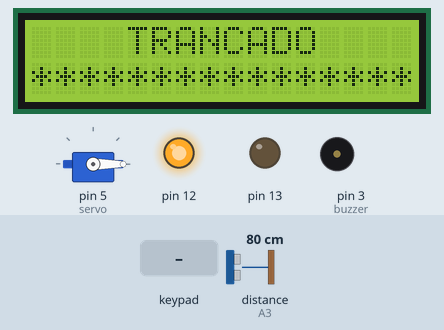
Recording of a sketch running on a simulated Arduino Uno, built with avr-gcc and run on an emulated ATmega328P. Parts: servo, 16×2 character LCD, output pins drawn as LEDs (lit = HIGH), buzzer (waves = sounding). Inputs (shaded band) come from the test bench; at power-on: distance to the obstacle (sensor on A3) 80 cm. The echo pulse lasts 58.3 µs per cm; pins used as bus, display or sensor lines are not drawn.

Above: at 1.2 s.
1.3 s: keypad keys 3 C 6 A 9 B # pressed 0.4 s apart
At 1.7 s:
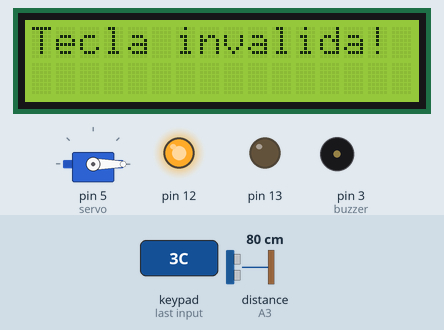
At 5.37 s:
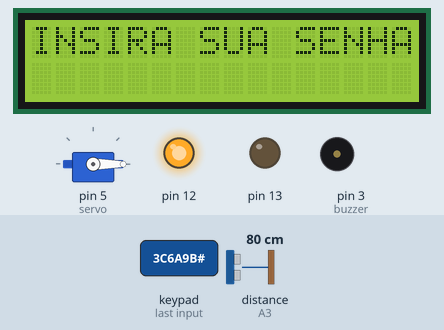
5.6 s: keypad keys 3 C 6 A 9 B pressed 0.4 s apart
At 10.3 s:
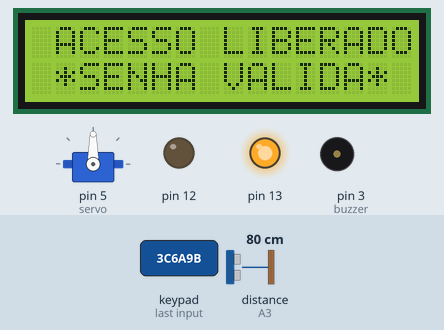
Timing chart, 0 to 11.8 s (numbered marks = the images above; inputs shaded):
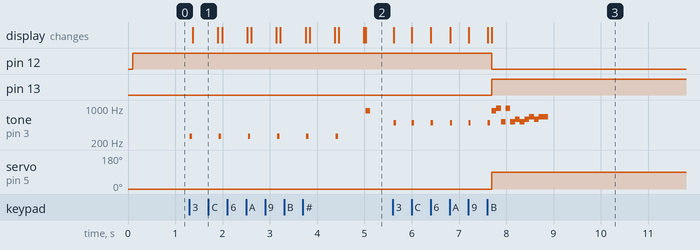

The sketch:

cofre-eletronico.ino
```cpp
#include <Keypad.h>
#include <Wire.h>
#include <LiquidCrystal_I2C.h>
#include <Servo.h>
#define tamanhoSenha 7
#define echoPin A3 //Pino ECHO do sensor no pino analógica A1
#define trigPin A2 //Pino TRIG do sensor no pino analógica A0

#define NOTE_B0  31
#define NOTE_C1  33
#define NOTE_CS1 35
#define NOTE_D1  37
#define NOTE_DS1 39
#define NOTE_E1  41
#define NOTE_F1  44
#define NOTE_FS1 46
#define NOTE_G1  49
#define NOTE_GS1 52
#define NOTE_A1  55
#define NOTE_AS1 58
#define NOTE_B1  62
#define NOTE_C2  65
#define NOTE_CS2 69
#define NOTE_D2  73
#define NOTE_DS2 78
#define NOTE_E2  82
#define NOTE_F2  87
#define NOTE_FS2 93
#define NOTE_G2  98
#define NOTE_GS2 104
#define NOTE_A2  110
#define NOTE_AS2 117
#define NOTE_B2  123
#define NOTE_C3  131
#define NOTE_CS3 139
#define NOTE_D3  147
#define NOTE_DS3 156
#define NOTE_E3  165
#define NOTE_F3  175
#define NOTE_FS3 185
#define NOTE_G3  196
#define NOTE_GS3 208
#define NOTE_A3  220
#define NOTE_AS3 233
#define NOTE_B3  247
#define NOTE_C4  262
#define NOTE_CS4 277
#define NOTE_D4  294
#define NOTE_DS4 311
#define NOTE_E4  330
#define NOTE_F4  349
#define NOTE_FS4 370
#define NOTE_G4  392
#define NOTE_GS4 415
#define NOTE_A4  440
#define NOTE_AS4 466
#define NOTE_B4  494
#define NOTE_C5  523
#define NOTE_CS5 554
#define NOTE_D5  587
#define NOTE_DS5 622
#define NOTE_E5  659
#define NOTE_F5  698
#define NOTE_FS5 740
#define NOTE_G5  784
#define NOTE_GS5 831
#define NOTE_A5  880
#define NOTE_AS5 932
#define NOTE_B5  988
#define NOTE_C6  1047
#define NOTE_CS6 1109
#define NOTE_D6  1175
#define NOTE_DS6 1245
#define NOTE_E6  1319
#define NOTE_F6  1397
#define NOTE_FS6 1480
#define NOTE_G6  1568
#define NOTE_GS6 1661
#define NOTE_A6  1760
#define NOTE_AS6 1865
#define NOTE_B6  1976
#define NOTE_C7  2093
#define NOTE_CS7 2217
#define NOTE_D7  2349
#define NOTE_DS7 2489
#define NOTE_E7  2637
#define NOTE_F7  2794
#define NOTE_FS7 2960
#define NOTE_G7  3136
#define NOTE_GS7 3322
#define NOTE_A7  3520
#define NOTE_AS7 3729
#define NOTE_B7  3951
#define NOTE_C8  4186
#define NOTE_CS8 4435
#define NOTE_D8  4699
#define NOTE_DS8 4978

#define col 16
#define lin  2
#define ende 0x27
LiquidCrystal_I2C lcd(ende,col,lin);
//LiquidCrystal_I2C lcd(0x20,16,2);

const byte ROWS = 4; //4 linhas
const byte COLS = 4; //4 colunas
char keys[ROWS][COLS] = {
  {'1','2','3','A'},
  {'4','5','6','B'},
  {'7','8','9','C'},
  {'*','0','#','D'}
};
byte rowPins[ROWS] = {9, 8, 7, 6};
byte colPins[COLS] = {A0, A1, 11, 10};

Keypad keypad = Keypad( makeKeymap(keys), rowPins, colPins, ROWS, COLS);
Servo servo;

char senhaDigitada[tamanhoSenha];
char senha[tamanhoSenha] = "3C6A9B";
byte contador = 0;
int buzzer = 3;
byte controle = 0;
long duracao;
long HR_dist=0;
int minimumRange=1;
int maximumRange=200;

void setup()
{
  pinMode(buzzer,OUTPUT);
  pinMode(13, OUTPUT);
  pinMode(12, OUTPUT);
  servo.attach(5);
  servo.write(0);
  lcd.init();    // configura LCD de 16 colunas de 2 linhas
  lcd.backlight();
  lcd.clear();
  lcd.setCursor(0, 0);
  displayInicial();

  pinMode(trigPin, OUTPUT); //define o pino TRIG como saída
  pinMode(echoPin, INPUT); //define o pino ECHO como entrada
}

void loop()
{

  char teclaDigitada = keypad.getKey();

  digitalWrite(12, HIGH);

  if (teclaDigitada) {
    if (teclaDigitada != '#') {
      tone(buzzer,262);
      delay(50);
      noTone(buzzer);

      lcd.clear();
      lcd.print("Tecla invalida!");
      delay(500);
      lcd.clear();
      displayInicial();
    }

    if (teclaDigitada == '#') {
      controle = 1;
      lcd.clear();
      lcd.print("INSIRA SUA SENHA");
      lcd.setCursor(0, 1);

      tone(buzzer,NOTE_A5);
      delay(100);
      noTone(buzzer);

      while (controle == 1) {
        inserirSenha();
      }
    }
  }
}

void inserirSenha() {

  char teclaDigitada = keypad.getKey();

  if (teclaDigitada) {
    if (contador == 0) {
      lcd.clear();
      lcd.print("INSIRA SUA SENHA");
      lcd.setCursor(0, 1);
    }

    if(teclaDigitada == '#'){
      lcd.clear();
      lcd.print("Tecla invalida!");
      delay(500);
      lcd.clear();
      lcd.print("INSIRA SUA SENHA");
      lcd.setCursor(0, 1);

      for (int i = 0; i < contador; i++) {
        lcd.print("*");
      }
    }
    else if(teclaDigitada == 'D') {
      apagarTecla();
      tone(buzzer,262);
      delay(50);
      noTone(buzzer);
    }
    else {
      senhaDigitada[contador] = teclaDigitada;
      contador++;
      lcd.print("*");
      tone(buzzer,494);
      delay(50);
      noTone(buzzer);
    }

  }

  if(contador == tamanhoSenha - 1){
    if(!strcmp(senhaDigitada, senha)){
      int controlePorta = 1;

      lcd.clear();
      lcd.print(" ACESSO LIBERADO");
      lcd.setCursor(0, 1);
      lcd.print(" *SENHA VALIDA*");

      digitalWrite(12, LOW);
      digitalWrite(13, HIGH);
      servo.write(90);
      somSenhaCorreta();
      delay(5000);
      lcd.clear();
      lcd.print("Tranque a porta!");
      lcd.setCursor(0, 1);
      lcd.print("***************");

      while(controlePorta = 1) {
        char teclaDigitada = keypad.getKey();

        if (calcularDistancia() <= 10) {
          if(calcularDistancia() <= 10 && teclaDigitada == '#'){
            digitalWrite(13, LOW);
            limparDados();
            lcd.clear();
            displayInicial();
            somSenhaIncorreta();
            controlePorta = 0;
            controle = 0;
            servo.write(0);
            break;
          }
        }
      }
    }
    else {
      lcd.clear();
      lcd.print(" ACESSO NEGADO");
      lcd.setCursor(0, 1);
      lcd.print("*SENHA INVALIDA*");

      somSenhaIncorreta();
      digitalWrite(12, LOW);
      delay(500);
      digitalWrite(12, HIGH);
      delay(500);
      digitalWrite(12, LOW);
      delay(500);
      digitalWrite(12, HIGH);
      delay(5000);

      digitalWrite(12, LOW);
      limparDados();
      lcd.clear();
      displayInicial();
      controle = 0;
    }
  }
}

void displayInicial()
{
  lcd.setCursor(0, 0);
  lcd.print("    TRANCADO");
  lcd.setCursor(0, 1);
  lcd.print("****************");
}

void limparDados(){
  while(contador !=0){
    senhaDigitada[contador--] = 0;
  }
  return;
}

void apagarTecla() {
  if (contador > 0) {
    senhaDigitada[contador] = 0;
    contador--;
    lcd.clear();
    lcd.print("INSIRA SUA SENHA");
    lcd.setCursor(0, 1);

    for (int i = 0; i < contador; i++) {
      lcd.print("*");
    }
  }
  return;
}

void somSenhaCorreta() {
  tone(buzzer,NOTE_A5);
  delay(100);
  tone(buzzer,NOTE_B5);
  delay(100);
  tone(buzzer,NOTE_C5);
  delay(100);
  tone(buzzer,NOTE_B5);
  delay(100);
  tone(buzzer,NOTE_C5);
  delay(100);
  tone(buzzer,NOTE_D5);
  delay(100);
  tone(buzzer,NOTE_C5);
  delay(100);
  tone(buzzer,NOTE_D5);
  delay(100);
  tone(buzzer,NOTE_E5);
  delay(100);
  tone(buzzer,NOTE_D5);
  delay(100);
  tone(buzzer,NOTE_E5);
  delay(100);
  tone(buzzer,NOTE_E5);
  delay(100);
  noTone(buzzer);
}

void somSenhaIncorreta() {
  tone(buzzer,NOTE_G4);
  delay(250);
  tone(buzzer,NOTE_C4);
  delay(500);
  noTone(buzzer);
}

long calcularDistancia(){
  digitalWrite(trigPin, LOW); //não envia som
  delayMicroseconds(2);
  digitalWrite(trigPin,HIGH); //envia som
  delayMicroseconds(10);
  digitalWrite(trigPin,LOW); //não envia o som e espera o retorno do som enviado
  duracao = pulseIn(echoPin,HIGH); //Captura a duração em tempo do retorno do som.
  HR_dist = duracao/56; //Calcula a distância
  //Serial.println(HR_dist); //Exibe na Serial a distância

  return HR_dist;
}
```

Measured:
- after the input at 1.3 s, tone on pin 3 (buzzer): plays 262 Hz for 0.05 s, 262 Hz for 0.05 s, 262 Hz for 0.05 s, 262 Hz for 0.05 s, 262 Hz for 0.05 s, 262 Hz for 0.05 s … (7 notes in this stretch), starting at once; the display: changes after 0.07 s (image 1)
- after the input at 5.6 s, pin 12: HIGH → LOW after 2.1 s; pin 13: LOW → HIGH after 2.1 s
